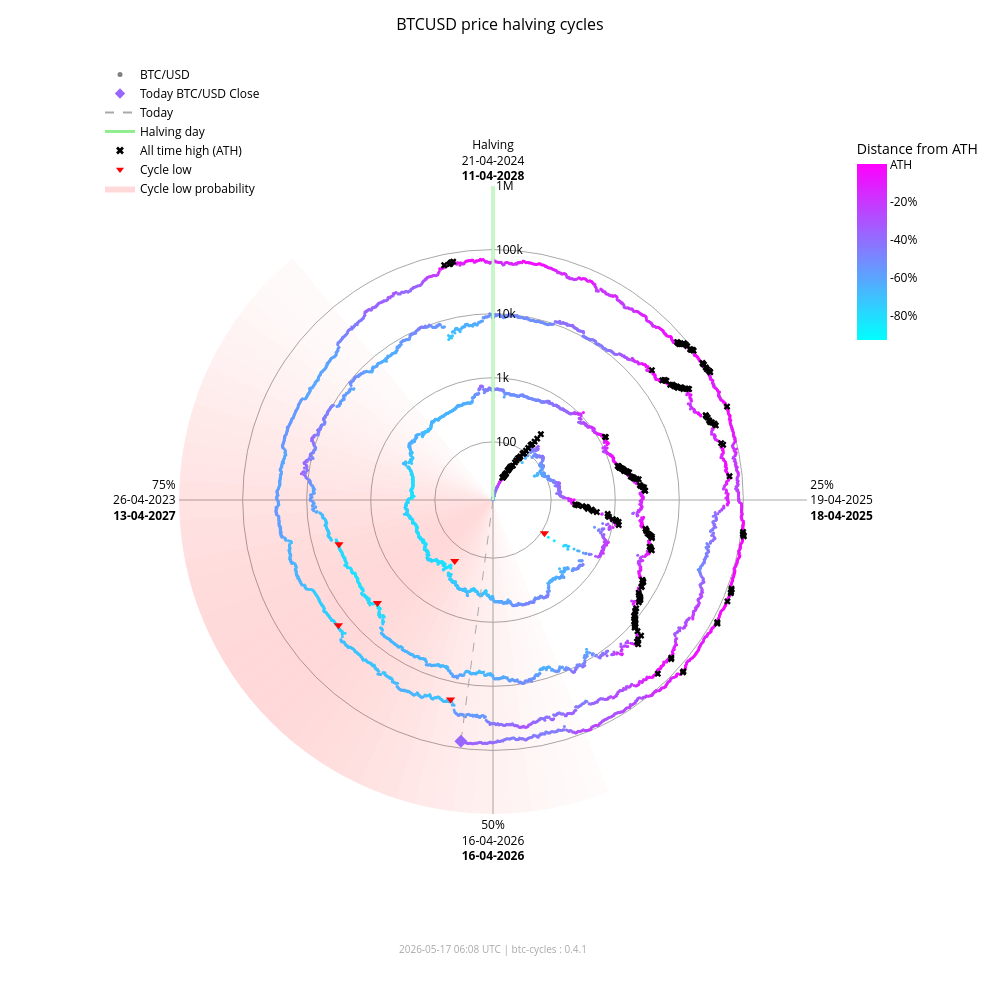

The code cell stored with this chart in its notebook:
### Markdown cell above
### Interactive chart (plotly)

### Code cell
fig_interactive = btc.plot(
    kind="interactive",
    from_date="2012-11-28",
)
# plotly config for interactivity
config = {"scrollZoom": True, "displayModeBar": True}
# display in notebook
fig_interactive.show(config=config)

### Figure 1 — Plotly figure (JSON) as saved in the notebook; plotly's stock layout.template omitted (floating-point values rounded to 4 significant figures; data arrays with more than 128 entries replaced by an {"elided": "..."} marker saying what was removed)
{"data": [{"fill": "toself", "fillcolor": "rgba(255,0,0,0.017168280509461755)", "hoverinfo": "skip", "line": {"width": 0}, "mode": "lines", "r": [12.35, 1000000, 1000000, 12.35, 12.35], "showlegend": false, "theta": [158.4, 158.4, 162.0, 162.0, 158.4], "type": "scatterpolar"}, {"fill": "toself", "fillcolor": "rgba(255,0,0,0.022114794501891175)", "hoverinfo": "skip", "line": {"width": 0}, "mode": "lines", "r": [12.35, 1000000, 1000000, 12.35, 12.35], "showlegend": false, "theta": [162.0, 162.0, 165.6, 165.6, 162.0], "type": "scatterpolar"}, {"fill": "toself", "fillcolor": "rgba(255,0,0,0.02790404259511669)", "hoverinfo": "skip", "line": {"width": 0}, "mode": "lines", "r": [12.35, 1000000, 1000000, 12.35, 12.35], "showlegend": false, "theta": [165.6, 165.6, 169.2, 169.2, 165.6], "type": "scatterpolar"}, {"fill": "toself", "fillcolor": "rgba(255,0,0,0.034518294852420334)", "hoverinfo": "skip", "line": {"width": 0}, "mode": "lines", "r": [12.35, 1000000, 1000000, 12.35, 12.35], "showlegend": false, "theta": [169.2, 169.2, 172.8, 172.8, 169.2], "type": "scatterpolar"}, {"fill": "toself", "fillcolor": "rgba(255,0,0,0.041901979682821514)", "hoverinfo": "skip", "line": {"width": 0}, "mode": "lines", "r": [12.35, 1000000, 1000000, 12.35, 12.35], "showlegend": false, "theta": [172.8, 172.8, 176.4, 176.4, 172.8], "type": "scatterpolar"}, {"fill": "toself", "fillcolor": "rgba(255,0,0,0.04996405861294358)", "hoverinfo": "skip", "line": {"width": 0}, "mode": "lines", "r": [12.35, 1000000, 1000000, 12.35, 12.35], "showlegend": false, "theta": [176.4, 176.4, 180.0, 180.0, 176.4], "type": "scatterpolar"}, {"fill": "toself", "fillcolor": "rgba(255,0,0,0.05858349692240514)", "hoverinfo": "skip", "line": {"width": 0}, "mode": "lines", "r": [12.35, 1000000, 1000000, 12.35, 12.35], "showlegend": false, "theta": [180.0, 180.0, 183.6, 183.6, 180.0], "type": "scatterpolar"}, {"fill": "toself", "fillcolor": "rgba(255,0,0,0.06761662035375064)", "hoverinfo": "skip", "line": {"width": 0}, "mode": "lines", "r": [12.35, 1000000, 1000000, 12.35, 12.35], "showlegend": false, "theta": [183.6, 183.6, 187.2, 187.2, 183.6], "type": "scatterpolar"}, {"fill": "toself", "fillcolor": "rgba(255,0,0,0.07690481219944661)", "hoverinfo": "skip", "line": {"width": 0}, "mode": "lines", "r": [12.35, 1000000, 1000000, 12.35, 12.35], "showlegend": false, "theta": [187.2, 187.2, 190.8, 190.8, 187.2], "type": "scatterpolar"}, {"fill": "toself", "fillcolor": "rgba(255,0,0,0.08628112000611096)", "hoverinfo": "skip", "line": {"width": 0}, "mode": "lines", "r": [12.35, 1000000, 1000000, 12.35, 12.35], "showlegend": false, "theta": [190.8, 190.8, 194.4, 194.4, 190.8], "type": "scatterpolar"}, {"fill": "toself", "fillcolor": "rgba(255,0,0,0.09557490841018089)", "hoverinfo": "skip", "line": {"width": 0}, "mode": "lines", "r": [12.35, 1000000, 1000000, 12.35, 12.35], "showlegend": false, "theta": [194.4, 194.4, 198.0, 198.0, 194.4], "type": "scatterpolar"}, {"fill": "toself", "fillcolor": "rgba(255,0,0,0.10461455782963762)", "hoverinfo": "skip", "line": {"width": 0}, "mode": "lines", "r": [12.35, 1000000, 1000000, 12.35, 12.35], "showlegend": false, "theta": [198.0, 198.0, 201.6, 201.6, 198.0], "type": "scatterpolar"}, {"fill": "toself", "fillcolor": "rgba(255,0,0,0.11322908719652829)", "hoverinfo": "skip", "line": {"width": 0}, "mode": "lines", "r": [12.35, 1000000, 1000000, 12.35, 12.35], "showlegend": false, "theta": [201.6, 201.6, 205.2, 205.2, 201.6], "type": "scatterpolar"}, {"fill": "toself", "fillcolor": "rgba(255,0,0,0.12125015337052986)", "hoverinfo": "skip", "line": {"width": 0}, "mode": "lines", "r": [12.35, 1000000, 1000000, 12.35, 12.35], "showlegend": false, "theta": [205.2, 205.2, 208.8, 208.8, 205.2], "type": "scatterpolar"}, {"fill": "toself", "fillcolor": "rgba(255,0,0,0.12851590515331976)", "hoverinfo": "skip", "line": {"width": 0}, "mode": "lines", "r": [12.35, 1000000, 1000000, 12.35, 12.35], "showlegend": false, "theta": [208.8, 208.8, 212.4, 212.4, 208.8], "type": "scatterpolar"}, {"fill": "toself", "fillcolor": "rgba(255,0,0,0.13487757461161184)", "hoverinfo": "skip", "line": {"width": 0}, "mode": "lines", "r": [12.35, 1000000, 1000000, 12.35, 12.35], "showlegend": false, "theta": [212.4, 212.4, 216.0, 216.0, 212.4], "type": "scatterpolar"}, {"fill": "toself", "fillcolor": "rgba(255,0,0,0.14020862181849592)", "hoverinfo": "skip", "line": {"width": 0}, "mode": "lines", "r": [12.35, 1000000, 1000000, 12.35, 12.35], "showlegend": false, "theta": [216.0, 216.0, 219.6, 219.6, 216.0], "type": "scatterpolar"}, {"fill": "toself", "fillcolor": "rgba(255,0,0,0.14441504950654527)", "hoverinfo": "skip", "line": {"width": 0}, "mode": "lines", "r": [12.35, 1000000, 1000000, 12.35, 12.35], "showlegend": false, "theta": [219.6, 219.6, 223.2, 223.2, 219.6], "type": "scatterpolar"}, {"fill": "toself", "fillcolor": "rgba(255,0,0,0.14744459351271713)", "hoverinfo": "skip", "line": {"width": 0}, "mode": "lines", "r": [12.35, 1000000, 1000000, 12.35, 12.35], "showlegend": false, "theta": [223.2, 223.2, 226.8, 226.8, 223.2], "type": "scatterpolar"}, {"fill": "toself", "fillcolor": "rgba(255,0,0,0.14929223192296423)", "hoverinfo": "skip", "line": {"width": 0}, "mode": "lines", "r": [12.35, 1000000, 1000000, 12.35, 12.35], "showlegend": false, "theta": [226.8, 226.8, 230.4, 230.4, 226.8], "type": "scatterpolar"}, {"fill": "toself", "fillcolor": "rgba(255,0,0,0.15)", "hoverinfo": "skip", "line": {"width": 0}, "mode": "lines", "r": [12.35, 1000000, 1000000, 12.35, 12.35], "showlegend": false, "theta": [230.4, 230.4, 234.0, 234.0, 230.4], "type": "scatterpolar"}, {"fill": "toself", "fillcolor": "rgba(255,0,0,0.14965033825231114)", "hoverinfo": "skip", "line": {"width": 0}, "mode": "lines", "r": [12.35, 1000000, 1000000, 12.35, 12.35], "showlegend": false, "theta": [234.0, 234.0, 237.6, 237.6, 234.0], "type": "scatterpolar"}, {"fill": "toself", "fillcolor": "rgba(255,0,0,0.14835378057909807)", "hoverinfo": "skip", "line": {"width": 0}, "mode": "lines", "r": [12.35, 1000000, 1000000, 12.35, 12.35], "showlegend": false, "theta": [237.6, 237.6, 241.2, 241.2, 237.6], "type": "scatterpolar"}, {"fill": "toself", "fillcolor": "rgba(255,0,0,0.14623322283554635)", "hoverinfo": "skip", "line": {"width": 0}, "mode": "lines", "r": [12.35, 1000000, 1000000, 12.35, 12.35], "showlegend": false, "theta": [241.2, 241.2, 244.8, 244.8, 241.2], "type": "scatterpolar"}, {"fill": "toself", "fillcolor": "rgba(255,0,0,0.1434078538226231)", "hoverinfo": "skip", "line": {"width": 0}, "mode": "lines", "r": [12.35, 1000000, 1000000, 12.35, 12.35], "showlegend": false, "theta": [244.8, 244.8, 248.4, 248.4, 244.8], "type": "scatterpolar"}, {"fill": "toself", "fillcolor": "rgba(255,0,0,0.13997983179373427)", "hoverinfo": "skip", "line": {"width": 0}, "mode": "lines", "r": [12.35, 1000000, 1000000, 12.35, 12.35], "showlegend": false, "theta": [248.4, 248.4, 252.0, 252.0, 248.4], "type": "scatterpolar"}, {"fill": "toself", "fillcolor": "rgba(255,0,0,0.13602598258454268)", "hoverinfo": "skip", "line": {"width": 0}, "mode": "lines", "r": [12.35, 1000000, 1000000, 12.35, 12.35], "showlegend": false, "theta": [252.0, 252.0, 255.6, 255.6, 252.0], "type": "scatterpolar"}, {"fill": "toself", "fillcolor": "rgba(255,0,0,0.13159547355344953)", "hoverinfo": "skip", "line": {"width": 0}, "mode": "lines", "r": [12.35, 1000000, 1000000, 12.35, 12.35], "showlegend": false, "theta": [255.6, 255.6, 259.2, 259.2, 255.6], "type": "scatterpolar"}, {"fill": "toself", "fillcolor": "rgba(255,0,0,0.12671301775492697)", "hoverinfo": "skip", "line": {"width": 0}, "mode": "lines", "r": [12.35, 1000000, 1000000, 12.35, 12.35], "showlegend": false, "theta": [259.2, 259.2, 262.8, 262.8, 259.2], "type": "scatterpolar"}, {"fill": "toself", "fillcolor": "rgba(255,0,0,0.12138610149219965)", "hoverinfo": "skip", "line": {"width": 0}, "mode": "lines", "r": [12.35, 1000000, 1000000, 12.35, 12.35], "showlegend": false, "theta": [262.8, 262.8, 266.4, 266.4, 262.8], "type": "scatterpolar"}, {"fill": "toself", "fillcolor": "rgba(255,0,0,0.1156142551644921)", "hoverinfo": "skip", "line": {"width": 0}, "mode": "lines", "r": [12.35, 1000000, 1000000, 12.35, 12.35], "showlegend": false, "theta": [266.4, 266.4, 270.0, 270.0, 266.4], "type": "scatterpolar"}, {"fill": "toself", "fillcolor": "rgba(255,0,0,0.10939851441251548)", "hoverinfo": "skip", "line": {"width": 0}, "mode": "lines", "r": [12.35, 1000000, 1000000, 12.35, 12.35], "showlegend": false, "theta": [270.0, 270.0, 273.6, 273.6, 270.0], "type": "scatterpolar"}, {"fill": "toself", "fillcolor": "rgba(255,0,0,0.10274974912946185)", "hoverinfo": "skip", "line": {"width": 0}, "mode": "lines", "r": [12.35, 1000000, 1000000, 12.35, 12.35], "showlegend": false, "theta": [273.6, 273.6, 277.2, 277.2, 273.6], "type": "scatterpolar"}, {"fill": "toself", "fillcolor": "rgba(255,0,0,0.09569517349791425)", "hoverinfo": "skip", "line": {"width": 0}, "mode": "lines", "r": [12.35, 1000000, 1000000, 12.35, 12.35], "showlegend": false, "theta": [277.2, 277.2, 280.8, 280.8, 277.2], "type": "scatterpolar"}, {"fill": "toself", "fillcolor": "rgba(255,0,0,0.08828282625646727)", "hoverinfo": "skip", "line": {"width": 0}, "mode": "lines", "r": [12.35, 1000000, 1000000, 12.35, 12.35], "showlegend": false, "theta": [280.8, 280.8, 284.4, 284.4, 280.8], "type": "scatterpolar"}, {"fill": "toself", "fillcolor": "rgba(255,0,0,0.08058400018765345)", "hoverinfo": "skip", "line": {"width": 0}, "mode": "lines", "r": [12.35, 1000000, 1000000, 12.35, 12.35], "showlegend": false, "theta": [284.4, 284.4, 288.0, 288.0, 284.4], "type": "scatterpolar"}, {"fill": "toself", "fillcolor": "rgba(255,0,0,0.07269354608292704)", "hoverinfo": "skip", "line": {"width": 0}, "mode": "lines", "r": [12.35, 1000000, 1000000, 12.35, 12.35], "showlegend": false, "theta": [288.0, 288.0, 291.6, 291.6, 288.0], "type": "scatterpolar"}, {"fill": "toself", "fillcolor": "rgba(255,0,0,0.06472784449068783)", "hoverinfo": "skip", "line": {"width": 0}, "mode": "lines", "r": [12.35, 1000000, 1000000, 12.35, 12.35], "showlegend": false, "theta": [291.6, 291.6, 295.2, 295.2, 291.6], "type": "scatterpolar"}, {"fill": "toself", "fillcolor": "rgba(255,0,0,0.05682021976743955)", "hoverinfo": "skip", "line": {"width": 0}, "mode": "lines", "r": [12.35, 1000000, 1000000, 12.35, 12.35], "showlegend": false, "theta": [295.2, 295.2, 298.8, 298.8, 295.2], "type": "scatterpolar"}, {"fill": "toself", "fillcolor": "rgba(255,0,0,0.04911378436707333)", "hoverinfo": "skip", "line": {"width": 0}, "mode": "lines", "r": [12.35, 1000000, 1000000, 12.35, 12.35], "showlegend": false, "theta": [298.8, 298.8, 302.4, 302.4, 298.8], "type": "scatterpolar"}, {"fill": "toself", "fillcolor": "rgba(255,0,0,0.04175213714896469)", "hoverinfo": "skip", "line": {"width": 0}, "mode": "lines", "r": [12.35, 1000000, 1000000, 12.35, 12.35], "showlegend": false, "theta": [302.4, 302.4, 306.0, 306.0, 302.4], "type": "scatterpolar"}, {"fill": "toself", "fillcolor": "rgba(255,0,0,0.034868865657538876)", "hoverinfo": "skip", "line": {"width": 0}, "mode": "lines", "r": [12.35, 1000000, 1000000, 12.35, 12.35], "showlegend": false, "theta": [306.0, 306.0, 309.6, 309.6, 306.0], "type": "scatterpolar"}, {"fill": "toself", "fillcolor": "rgba(255,0,0,0.02857722515334582)", "hoverinfo": "skip", "line": {"width": 0}, "mode": "lines", "r": [12.35, 1000000, 1000000, 12.35, 12.35], "showlegend": false, "theta": [309.6, 309.6, 313.2, 313.2, 309.6], "type": "scatterpolar"}, {"fill": "toself", "fillcolor": "rgba(255,0,0,0.022961515313555197)", "hoverinfo": "skip", "line": {"width": 0}, "mode": "lines", "r": [12.35, 1000000, 1000000, 12.35, 12.35], "showlegend": false, "theta": [313.2, 313.2, 316.8, 316.8, 313.2], "type": "scatterpolar"}, {"fill": "toself", "fillcolor": "rgba(255,0,0,0.01807146942917362)", "hoverinfo": "skip", "line": {"width": 0}, "mode": "lines", "r": [12.35, 1000000, 1000000, 12.35, 12.35], "showlegend": false, "theta": [316.8, 316.8, 320.4, 320.4, 316.8], "type": "scatterpolar"}, {"hoverinfo": "text", "marker": {"color": {"elided": "4919 str values"}, "size": 3}, "mode": "markers", "r": {"elided": "4919 float values"}, "showlegend": false, "text": {"elided": "4919 str values"}, "theta": {"elided": "4919 float values"}, "type": "scatterpolar"}, {"hoverinfo": "skip", "line": {"color": "lightgreen", "width": 3}, "mode": "lines", "r": [12.35, 1000000], "showlegend": false, "theta": [0, 0], "type": "scatterpolar"}, {"hoverinfo": "skip", "line": {"color": "darkgrey", "dash": "dash", "width": 1}, "mode": "lines", "r": [12.35, 78150.0], "showlegend": false, "theta": [187.6, 187.6], "type": "scatterpolar"}, {"hoverinfo": "text", "marker": {"color": "#9966ff", "size": 10, "symbol": "diamond"}, "mode": "markers", "r": [78150.0], "showlegend": false, "text": ["Today<br>Date: 2026-05-17<br>Price: $78,148.31"], "theta": [187.6], "type": "scatterpolar"}, {"hoverinfo": "text", "marker": {"color": "black", "size": 6, "symbol": "x"}, "mode": "markers", "r": {"elided": "195 float values"}, "showlegend": false, "text": {"elided": "195 str values"}, "theta": {"elided": "195 float values"}, "type": "scatterpolar"}, {"hoverinfo": "text", "marker": {"color": "red", "size": 8, "symbol": "triangle-down"}, "mode": "markers", "r": [111.6, 164.9, 3233.0, 3925.0, 18950.0, 15760.0], "showlegend": false, "text": ["Cycle Low<br>Date: 2014-02-21<br>Price: $111.56<br>ATH distance: -91.0%", "Cycle Low<br>Date: 2015-01-14<br>Price: $164.92<br>ATH distance: -86.7%", "Cycle Low<br>Date: 2018-12-15<br>Price: $3,232.51<br>ATH distance: -83.3%", "Cycle Low<br>Date: 2019-03-25<br>Price: $3,924.55<br>ATH distance: -79.7%", "Cycle Low<br>Date: 2022-06-18<br>Price: $18,954.25<br>ATH distance: -71.9%", "Cycle Low<br>Date: 2022-11-21<br>Price: $15,760.19<br>ATH distance: -76.7%"], "theta": [122.8, 212.1, 228.3, 254.0, 192.0, 231.0], "type": "scatterpolar"}, {"marker": {"color": "grey", "size": 5}, "mode": "markers", "name": "BTC/USD", "r": [null], "theta": [null], "type": "scatterpolar"}, {"marker": {"color": "#9966ff", "size": 8, "symbol": "diamond"}, "mode": "markers", "name": "Today BTC/USD Close", "r": [null], "theta": [null], "type": "scatterpolar"}, {"line": {"color": "darkgrey", "dash": "dash"}, "mode": "lines", "name": "Today", "r": [null], "theta": [null], "type": "scatterpolar"}, {"line": {"color": "lightgreen", "width": 3}, "mode": "lines", "name": "Halving day", "r": [null], "theta": [null], "type": "scatterpolar"}, {"marker": {"color": "black", "size": 7, "symbol": "x"}, "mode": "markers", "name": "All time high (ATH)", "r": [null], "theta": [null], "type": "scatterpolar"}, {"marker": {"color": "red", "size": 7, "symbol": "triangle-down"}, "mode": "markers", "name": "Cycle low", "r": [null], "theta": [null], "type": "scatterpolar"}, {"fill": "toself", "fillcolor": "rgba(255,0,0,0.15)", "line": {"width": 0}, "mode": "lines", "name": "Cycle low probability", "r": [null], "theta": [null], "type": "scatterpolar"}, {"hoverinfo": "skip", "marker": {"cmax": 0, "cmin": -0.9307, "color": [0], "colorbar": {"len": 0.25, "ticktext": ["ATH", "-20%", "-40%", "-60%", "-80%", "-100%"], "tickvals": [0, -0.2, -0.4, -0.6, -0.8, -1.0], "title": {"text": "Distance from ATH"}, "x": 0.95, "y": 0.92, "yanchor": "top"}, "colorscale": {"elided": "256x2 mixed values"}, "showscale": true, "size": 0}, "mode": "markers", "r": [null], "showlegend": false, "theta": [null], "type": "scatterpolar"}], "layout": {"annotations": [{"font": {"color": "darkgrey", "size": 10}, "showarrow": false, "text": "2026-05-17 06:08 UTC | btc-cycles : 0.4.1", "x": 0.5, "xref": "paper", "y": -0.02, "yref": "paper"}], "font": {"color": "black"}, "height": 1000, "legend": {"bgcolor": "rgba(0,0,0,0)", "font": {"color": "black"}, "x": 0.0, "y": 1.0}, "margin": {"b": 60, "l": 100, "r": 80, "t": 60}, "paper_bgcolor": "white", "plot_bgcolor": "white", "polar": {"angularaxis": {"color": "black", "direction": "clockwise", "gridcolor": "darkgrey", "rotation": 90, "ticktext": ["Halving<br>21-04-2024<br><b>11-04-2028</b>", "25%<br>19-04-2025<br><b>18-04-2025</b>", "50%<br>16-04-2026<br><b>16-04-2026</b>", "75%<br>26-04-2023<br><b>13-04-2027</b>"], "tickvals": [0, 90, 180, 270]}, "bgcolor": "white", "domain": {"x": [0.1, 0.9], "y": [0.05, 0.95]}, "radialaxis": {"angle": 90, "color": "black", "gridcolor": "darkgrey", "range": [1.092, 6.0], "tickangle": 90, "ticktext": ["100", "1k", "10k", "100k", "1M"], "tickvals": [100, 1000, 10000, 100000, 1000000], "type": "log"}}, "title": {"font": {"color": "black", "size": 16}, "text": "BTCUSD price halving cycles", "x": 0.5}, "width": 1000}}
